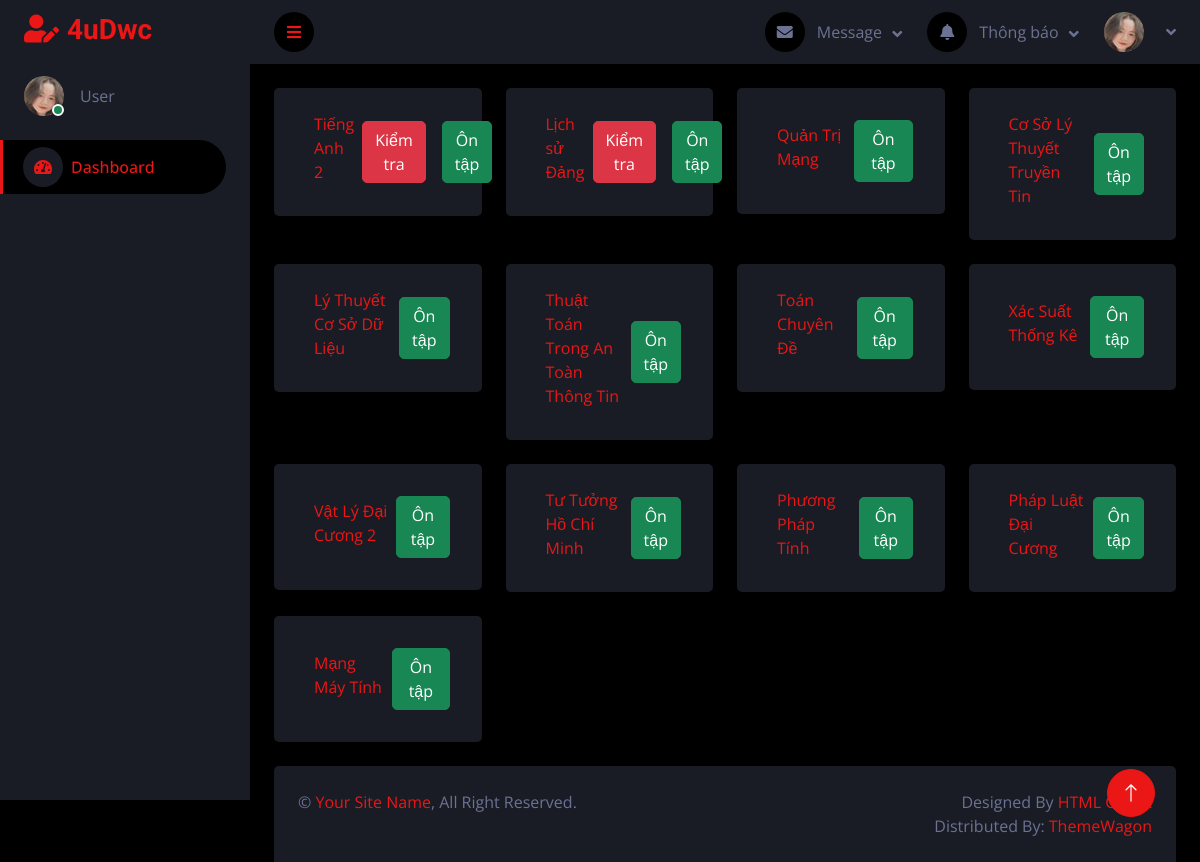
The app's page / (signed in) with its own data.
### tables this page shows
CREATE TABLE `monhoc` (
  `ID` int(11) NOT NULL,
  `tenmon` varchar(255) NOT NULL,
  `mamon` varchar(255) NOT NULL,
  `is_link` varchar(10) NOT NULL,
  `namhoc` int(11) NOT NULL,
  `link` varchar(255) NOT NULL
);

### src/index.php (the view, shortened to what this page needs)
<?php
    include 'toTrinh.php';
?>
<!DOCTYPE html>
<html lang="vi">
<head>
    <link href="https://cdnjs.cloudflare.com/ajax/libs/font-awesome/5.10.0/css/all.min.css" rel="stylesheet">
    <link href="https://cdn.jsdelivr.net/npm/bootstrap-icons@1.4.1/font/bootstrap-icons.css" rel="stylesheet">
    <link href="lib/owlcarousel/assets/owl.carousel.min.css" rel="stylesheet">
    <link href="lib/tempusdominus/css/tempusdominus-bootstrap-4.min.css" rel="stylesheet" />
    <link href="css/bootstrap.min.css" rel="stylesheet">
    <link href="css/style.css" rel="stylesheet">
</head>
<body>
    <div class="container-fluid position-relative d-flex p-0">
        <?php include 'left.php'; ?>
        <?php include 'top.php'; ?>
            <div class="container-fluid pt-4 px-4">
                <div class="row g-4">
                    <?php
                        $sql = "SELECT * FROM monhoc WHERE namhoc = '2' AND is_link = 'NO' ORDER BY ID DESC";
                        $result = mysqli_query($connect, $sql);
                    ?>
                    <?php foreach ($result as $each): ?>
                    <div class="col-sm-6 col-xl-3">
                        <div class="bg-secondary rounded d-flex align-items-center justify-content-between p-4">
                            <div class="ms-3">
                                <p class="mb-2 text-primary"><?php echo $each['tenmon'] ?></p>
                            </div>
                            <a href="kiemtra.php?mamon=<?php echo $each['mamon'] ?>" class="btn btn-danger m-2">Kiểm tra</a>
                            <a href="ontap.php?mamon=<?php echo $each['mamon'] ?>" class="btn btn-success m-2">Ôn tập</a>
                        </div>
                    </div>
                    <?php endforeach ?>
                    <?php
                        $sql = "SELECT * FROM monhoc WHERE namhoc = '2' AND is_link = 'YES' ORDER BY ID DESC";
                        $result = mysqli_query($connect, $sql);
                    ?>
                    <?php foreach ($result as $each): ?>
                    <div class="col-sm-6 col-xl-3">
                        <div class="bg-secondary rounded d-flex align-items-center justify-content-between p-4">
                            <div class="ms-3">
                                <p class="mb-2 text-primary"><?php echo $each['tenmon'] ?></p>
                            </div>
                            <a href="<?php echo $each['link'] ?>" class="btn btn-success m-2">Ôn tập</a>
                        </div>
                    </div>
                    <?php endforeach ?>
                </div>
            </div>
            <?php include 'footer.php'; ?>
        </div>
        <a href="#" class="btn btn-lg btn-primary btn-lg-square back-to-top"><i class="bi bi-arrow-up"></i></a>
    </div>
</body>
</html>

### src/left.php (shortened to what this page needs)
<div class="sidebar pe-4 pb-3">
    <nav class="navbar bg-secondary navbar-dark">
        <a href="index.php" class="navbar-brand mx-4 mb-3">
            <h3 class="text-primary"><i class="fa fa-user-edit me-2"></i>4uDwc</h3>
        </a>
        <div class="d-flex align-items-center ms-4 mb-4">
            <div class="position-relative">
                <img class="rounded-circle" src="img/user2.jpg" alt="" style="width: 40px; height: 40px;">
                <div class="bg-success rounded-circle border border-2 border-white position-absolute end-0 bottom-0 p-1"></div>
            </div>
            <div class="ms-3">
                <span>
                    <?php
                        if ($_SESSION['level'] == 1)
                        {
                            echo 'Admin';
                        }
                        else {
                            echo 'User';
                        }
                    ?>
                </span>
            </div>
        </div>
        <div class="navbar-nav w-100">
            <a href="index.php" class="nav-item nav-link <?php $filename = basename($_SERVER['PHP_SELF']); if($filename === "index.php") echo 'active' ?>"><i class="fa fa-tachometer-alt me-2"></i>Dashboard</a>
        </div>
    </nav>
</div>

### src/top.php (shortened to what this page needs)
<div class="content">
    <nav class="navbar navbar-expand bg-secondary navbar-dark sticky-top px-4 py-0">
        <a href="#" class="sidebar-toggler flex-shrink-0">
            <i class="fa fa-bars"></i>
        </a>
        <div class="navbar-nav align-items-center ms-auto">
            <div class="nav-item dropdown">
                <a href="#" class="nav-link dropdown-toggle" data-bs-toggle="dropdown">
                    <i class="fa fa-envelope me-lg-2"></i>
                    <span class="d-none d-lg-inline-flex">Message</span>
                </a>
            </div>
            <div class="nav-item dropdown">
                <a href="#" class="nav-link dropdown-toggle" data-bs-toggle="dropdown">
                    <i class="fa fa-bell me-lg-2"></i>
                    <span class="d-none d-lg-inline-flex">Thông báo</span>
                </a>
            </div>
            <div class="nav-item dropdown">
                <a href="#" class="nav-link dropdown-toggle" data-bs-toggle="dropdown">
                    <img class="rounded-circle me-lg-2" src="img/user2.jpg" alt="" style="width: 40px; height: 40px;">
                </a>
            </div>
        </div>
    </nav>

### src/footer.php
<div class="container-fluid pt-4 px-4">
    <div class="bg-secondary rounded-top p-4">
        <div class="row">
            <div class="col-12 col-sm-6 text-center text-sm-start">
                &copy; <a href="#">Your Site Name</a>, All Right Reserved.
            </div>
            <div class="col-12 col-sm-6 text-center text-sm-end">
                Designed By <a href="https://htmlcodex.com">HTML Codex</a>
                <br>Distributed By: <a href="https://themewagon.com" target="_blank">ThemeWagon</a>
            </div>
        </div>
    </div>
</div>

### src/css/style.css (style rules this page uses)
:root { --primary: #EB1616; --secondary: #191C24; --light: #6C7293; --dark: #000000; }
.back-to-top { position: fixed; display: none; right: 45px; bottom: 45px; z-index: 99; }
.btn { transition: .5s; }
.btn-lg-square { width: 48px; height: 48px; }
.btn-square, .btn-sm-square, .btn-lg-square { padding: 0; display: inline-flex; align-items: center; justify-content: center; font-weight: normal; border-radius: 50px; }
.sidebar { position: fixed; top: 0; left: 0; bottom: 0; width: 250px; height: 100vh; overflow-y: auto; background: var(--secondary); transition: 0.5s; z-index: 999; }
.content { margin-left: 250px; min-height: 100vh; background: var(--dark); transition: 0.5s; }
@media (min-width: 992px) { .sidebar { margin-left: 0; } }
@media (min-width: 992px) { .content { width: calc(100% - 250px); } }
.sidebar .navbar .navbar-nav .nav-link { padding: 7px 20px; color: var(--light); font-weight: 500; border-left: 3px solid var(--secondary); border-radius: 0 30px 30px 0; outline: none; }
.sidebar .navbar .navbar-nav .nav-link:hover, .sidebar .navbar .navbar-nav .nav-link.active { color: var(--primary); background: var(--dark); border-color: var(--primary); }
.sidebar .navbar .navbar-nav .nav-link i { width: 40px; height: 40px; display: inline-flex; align-items: center; justify-content: center; background: var(--dark); border-radius: 40px; }
.sidebar .navbar .navbar-nav .nav-link:hover i, .sidebar .navbar .navbar-nav .nav-link.active i { background: var(--secondary); }
.content .navbar .navbar-nav .nav-link { margin-left: 25px; padding: 12px 0; color: var(--light); outline: none; }
.content .navbar .sidebar-toggler, .content .navbar .navbar-nav .nav-link i { width: 40px; height: 40px; display: inline-flex; align-items: center; justify-content: center; background: var(--dark); border-radius: 40px; }
.content .navbar .dropdown-toggle::after { margin-left: 6px; vertical-align: middle; border: none; content: "\f107"; font-family: "Font Awesome 5 Free"; font-weight: 900; transition: .5s; }

### records on screen
monhoc: tenmon "Tiếng Anh 2"
monhoc: tenmon "Lịch sử Đảng"
monhoc: tenmon "Quản Trị Mạng"
monhoc: tenmon "Cơ Sở Lý Thuyết Truyền Tin"
monhoc: tenmon "Lý Thuyết Cơ Sở Dữ Liệu"
monhoc: tenmon "Thuật Toán Trong An Toàn Thông Tin"
monhoc: tenmon "Toán Chuyên Đề"
monhoc: tenmon "Xác Suất Thống Kê"
monhoc: tenmon "Vật Lý Đại Cương 2"
monhoc: tenmon "Tư Tưởng Hồ Chí Minh"
monhoc: tenmon "Phương Pháp Tính"
monhoc: tenmon "Pháp Luật Đại Cương"
monhoc: tenmon "Mạng Máy Tính"
